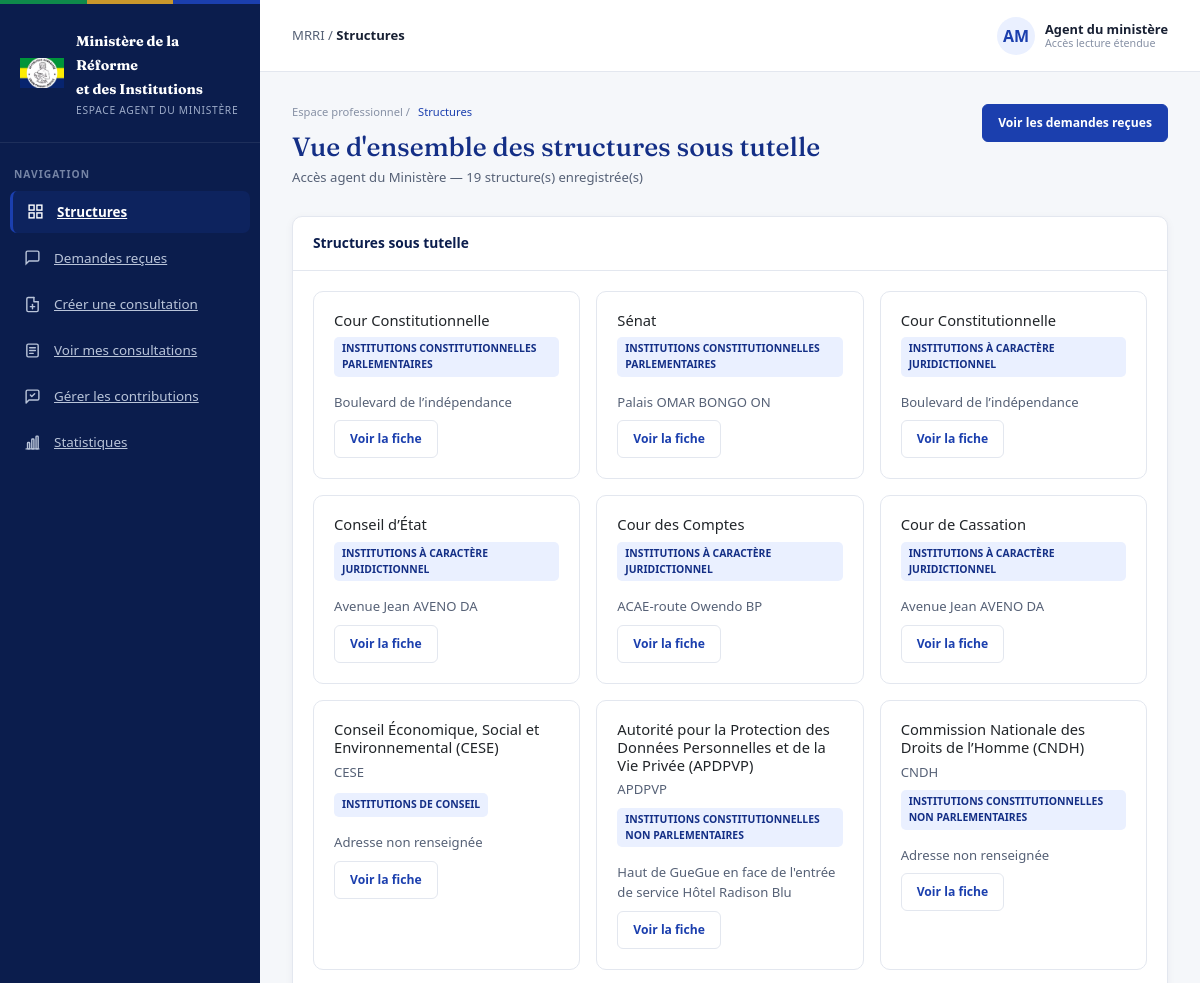
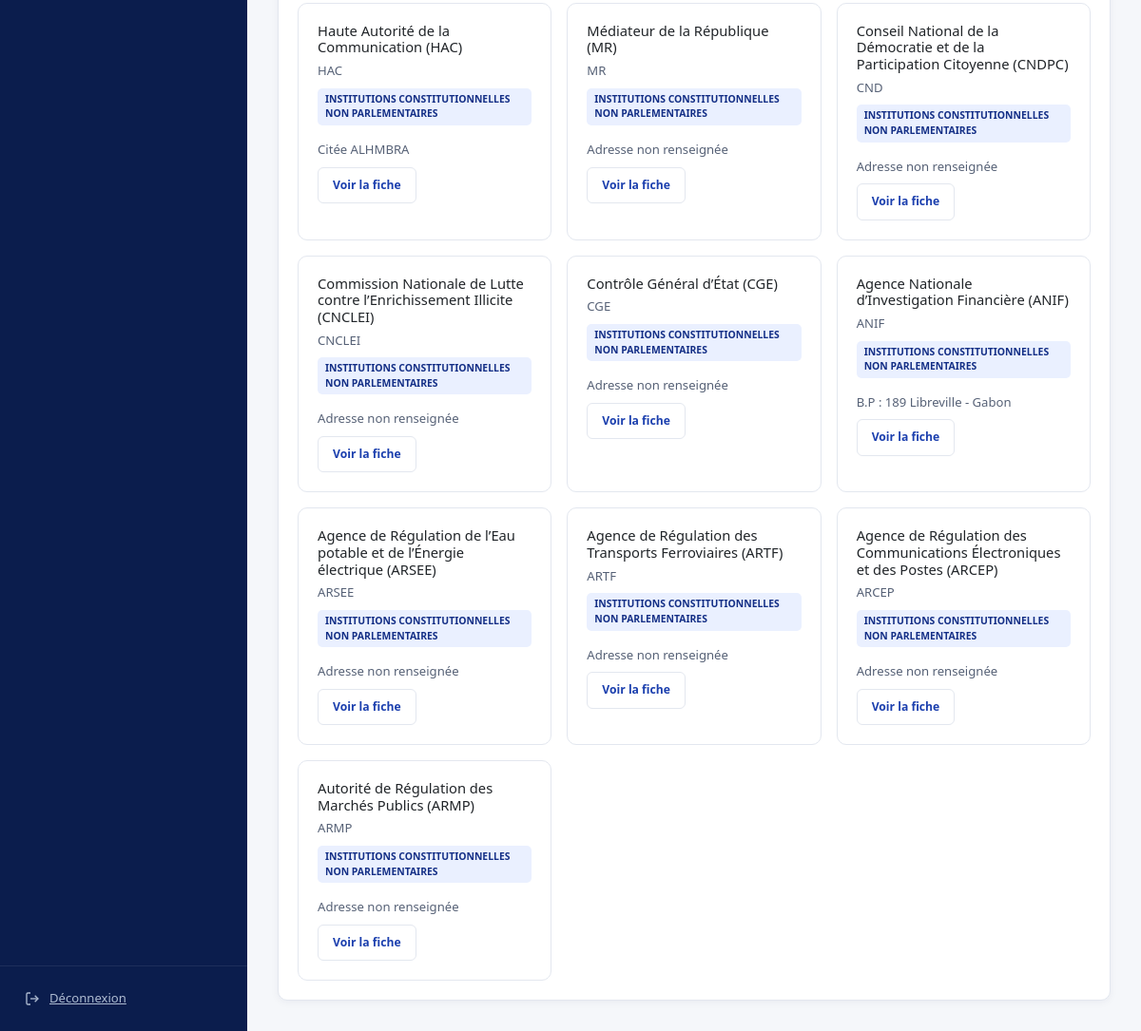
/views/agent_ministere/dashboard.php (signed in), run on the app's committed database (2 pictures, top to bottom).
### tables this page shows
CREATE TABLE IF NOT EXISTS `structure` (
  `id_struc` int NOT NULL AUTO_INCREMENT,
  `nom_struc` varchar(200) NOT NULL,
  `adresse` varchar(255) DEFAULT NULL,
  `telephone` varchar(20) DEFAULT NULL,
  `email` varchar(100) DEFAULT NULL,
  `mission` varchar(1000) DEFAULT NULL,
  `site_web` varchar(255) DEFAULT NULL,
  `date_creation` date DEFAULT NULL,
  `directeur_general` varchar(200) DEFAULT NULL,
  `id_cat` int NOT NULL,
  `sigle` varchar(30) DEFAULT NULL,
  `id_responsable` int DEFAULT NULL,
  PRIMARY KEY (`id_struc`),
  KEY `fk_structure_categorie` (`id_cat`),
  KEY `fk_structure_responsable` (`id_responsable`)
);

CREATE TABLE IF NOT EXISTS `categories` (
  `id_cat` int NOT NULL AUTO_INCREMENT,
  `nom_cat` varchar(150) NOT NULL,
  `parent_id` int DEFAULT NULL,
  PRIMARY KEY (`id_cat`),
  UNIQUE KEY `nom_cat` (`nom_cat`),
  KEY `parent_id` (`parent_id`)
);

### views/agent_ministere/dashboard.php (the view, shortened to what this page needs)
<?php
require_once '../../config/database.php';
$resultat = $db->query("
    SELECT structure.id_struc, structure.nom_struc, structure.adresse, structure.directeur_general,
           categories.nom_cat, structure.sigle
    FROM structure
    JOIN categories ON structure.id_cat = categories.id_cat
");
$structures = $resultat->fetchAll(PDO::FETCH_ASSOC);
$nbStructures = count($structures);
require '../../includes/header_dashboard.php';
?>
<div class="mrri-dashboard dashboard-agent">
    <aside class="mrri-sidebar">
        <div class="mrri-sidebar-brand">
            <img src="../../publique/image/sceau.png" alt="Armoiries du Gabon">
            <div>
                <strong>Ministère de la Réforme<br>et des Institutions</strong>
                <small>Espace agent du ministère</small>
            </div>
        </div>
        <div class="mrri-sidebar-section">Navigation</div>
        <ul class="mrri-sidebar-nav">
            <li>
                <a href="dashboard.php" class="mrri-sidebar-link active">
                    <span class="icon">
                        <svg width="17" height="17" viewBox="0 0 24 24" fill="none" stroke="currentColor" stroke-width="2"><rect x="3" y="3" width="7" height="7"/><rect x="14" y="3" width="7" height="7"/><rect x="3" y="14" width="7" height="7"/><rect x="14" y="14" width="7" height="7"/></svg>
                    </span>
                    Structures
                </a>
            </li>
            <li>
                <a href="demandes.php" class="mrri-sidebar-link">
                    <span class="icon">
                        <svg width="17" height="17" viewBox="0 0 24 24" fill="none" stroke="currentColor" stroke-width="2"><path d="M21 15a2 2 0 0 1-2 2H7l-4 4V5a2 2 0 0 1 2-2h14a2 2 0 0 1 2 2z"/></svg>
                    </span>
                    Demandes reçues
                </a>
            </li>
           <li>
    <a href="../consultations/créer_consultations.php"
       class="mrri-sidebar-link">
        <span class="icon">
        </span>
        Créer une consultation
    </a>
</li>
<li>
    <a href="../consultations/mes_consultations.php"
       class="mrri-sidebar-link">
        <span class="icon">
        </span>
        Voir mes consultations
    </a>
</li>
<li>
    <a href="moderation.php" class="mrri-sidebar-link">
        <span class="icon">
            <svg width="17" height="17" viewBox="0 0 24 24"
                 fill="none" stroke="currentColor" stroke-width="2"
                 stroke-linecap="round" stroke-linejoin="round"
                 aria-hidden="true">
                <path d="M21 15a2 2 0 0 1-2 2H7l-4 4V5a2 2 0 0 1 2-2h14a2 2 0 0 1 2 2z"/>
                <polyline points="9 10 11 12 15 8"/>
            </svg>
        </span>
        Gérer les contributions
    </a>
</li>
<li>
    <a href="statistiques.php" class="mrri-sidebar-link">
        <span class="icon">
        </span>
        Statistiques
    </a>
</li>
        </ul>
        <div class="mrri-sidebar-bottom">
            <a href="../../deconnexion.php" class="mrri-sidebar-logout">
                <svg width="16" height="16" viewBox="0 0 24 24" fill="none" stroke="currentColor" stroke-width="2"><path d="M9 21H5a2 2 0 0 1-2-2V5a2 2 0 0 1 2-2h4"/><polyline points="16 17 21 12 16 7"/><line x1="21" y1="12" x2="9" y2="12"/></svg>
                Déconnexion
            </a>
        </div>
    </aside>
    <main class="mrri-main">
        <header class="mrri-topbar">
            <div class="mrri-topbar-title">
                MRRI / <strong>Structures</strong>
            </div>
            <div class="mrri-user">
                <div class="mrri-user-avatar">AM</div>
                <div class="mrri-user-info">
                    <div class="mrri-user-name">Agent du ministère</div>
                    <div class="mrri-user-role">Accès lecture étendue</div>
                </div>
            </div>
        </header>
        <section class="mrri-content">
            <div class="mrri-page-header">
                <div>
                    <div class="mrri-breadcrumb">Espace professionnel / <span class="active">Structures</span></div>
                    <h1 class="mrri-page-title">Vue d'ensemble des structures sous tutelle</h1>
                    <p class="mrri-page-description">Accès agent du Ministère — <?= $nbStructures ?> structure(s) enregistrée(s)</p>
                </div>
                <a href="demandes.php" class="mrri-btn mrri-btn-blue">Voir les demandes reçues</a>
            </div>
            <div class="mrri-panel">
                <div class="mrri-panel-header">
                    <h2 class="mrri-panel-title">Structures sous tutelle</h2>
                </div>
                <div class="mrri-panel-body">
                    <div class="row row-cols-1 row-cols-md-3 g-3">
                        <?php foreach ($structures as $s): ?>
                            <div class="col">
                                <div class="mrri-panel h-100" style="box-shadow:none; border-color:var(--mrri-bordure);">
                                    <div class="mrri-panel-body">
                                        <h5 style="font-size:.92rem; margin-bottom:4px;"><?= htmlspecialchars($s['nom_struc']) ?></h5>
                                        <p class="mrri-page-description" style="margin-bottom:8px;"><?= htmlspecialchars($s['sigle'] ?? '') ?></p>
                                        <span class="mrri-badge mrri-badge-bleu" style="margin-bottom:10px; display:inline-block;">
                                            <?= htmlspecialchars($s['nom_cat']) ?>
                                        </span>
                                        <p class="mrri-page-description">
                                            <?= htmlspecialchars($s['adresse'] ?? 'Adresse non renseignée') ?>
                                        </p>
                                        <a href="../public/fiche.php?id=<?= $s['id_struc'] ?>" class="mrri-btn mrri-btn-outline mt-2">
                                            Voir la fiche
                                        </a>
                                    </div>
                                </div>
                            </div>
                        <?php endforeach; ?>
                    </div>
                </div>
            </div>
        </section>
    </main>
</div>
<?php require '../../includes/footer_dashboard.php'; ?>

### data on the page
structure: nom_struc "Cour Constitutionnelle", id_cat.nom_cat "INSTITUTIONS CONSTITUTIONNELLES PARLEMENTAIRES", adresse "Boulevard de l’indépendance"
structure: nom_struc "Sénat", id_cat.nom_cat "INSTITUTIONS CONSTITUTIONNELLES PARLEMENTAIRES", adresse "Palais OMAR BONGO ON"
structure: nom_struc "Cour Constitutionnelle", id_cat.nom_cat "INSTITUTIONS À CARACTÈRE JURIDICTIONNEL", adresse "Boulevard de l’indépendance"
structure: nom_struc "Conseil d’État", id_cat.nom_cat "INSTITUTIONS À CARACTÈRE JURIDICTIONNEL", adresse "Avenue Jean AVENO DA"
structure: nom_struc "Cour des Comptes", id_cat.nom_cat "INSTITUTIONS À CARACTÈRE JURIDICTIONNEL", adresse "ACAE-route Owendo BP"
structure: nom_struc "Cour de Cassation", id_cat.nom_cat "INSTITUTIONS À CARACTÈRE JURIDICTIONNEL", adresse "Avenue Jean AVENO DA"
structure: nom_struc "Conseil Économique, Social et Environnemental (CESE)", sigle "CESE", id_cat.nom_cat "INSTITUTIONS DE CONSEIL", adresse "Adresse non renseignée"
structure: nom_struc "Autorité pour la Protection des Données Personnelles et de la Vie Privée (APDPVP)", sigle "APDPVP", id_cat.nom_cat "INSTITUTIONS CONSTITUTIONNELLES NON PARLEMENTAIRES", adresse "Haut de GueGue en face de l'entrée de service Hôtel Radison Blu"
structure: nom_struc "Commission Nationale des Droits de l’Homme (CNDH)", sigle "CNDH", id_cat.nom_cat "INSTITUTIONS CONSTITUTIONNELLES NON PARLEMENTAIRES", adresse "Adresse non renseignée"
structure: nom_struc "Haute Autorité de la Communication (HAC)", sigle "HAC", id_cat.nom_cat "INSTITUTIONS CONSTITUTIONNELLES NON PARLEMENTAIRES", adresse "Citée ALHMBRA"
structure: nom_struc "Médiateur de la République (MR)", sigle "MR", id_cat.nom_cat "INSTITUTIONS CONSTITUTIONNELLES NON PARLEMENTAIRES", adresse "Adresse non renseignée"
structure: nom_struc "Conseil National de la Démocratie et de la Participation Citoyenne (CNDPC)", sigle "CND", id_cat.nom_cat "INSTITUTIONS CONSTITUTIONNELLES NON PARLEMENTAIRES", adresse "Adresse non renseignée"
structure: nom_struc "Commission Nationale de Lutte contre l’Enrichissement Illicite (CNCLEI)", sigle "CNCLEI", id_cat.nom_cat "INSTITUTIONS CONSTITUTIONNELLES NON PARLEMENTAIRES", adresse "Adresse non renseignée"
structure: nom_struc "Contrôle Général d’État (CGE)", sigle "CGE", id_cat.nom_cat "INSTITUTIONS CONSTITUTIONNELLES NON PARLEMENTAIRES", adresse "Adresse non renseignée"
structure: nom_struc "Agence Nationale d’Investigation Financière (ANIF)", sigle "ANIF", id_cat.nom_cat "INSTITUTIONS CONSTITUTIONNELLES NON PARLEMENTAIRES", adresse "B.P : 189 Libreville - Gabon"
structure: nom_struc "Agence de Régulation de l’Eau potable et de l’Énergie électrique (ARSEE)", sigle "ARSEE", id_cat.nom_cat "INSTITUTIONS CONSTITUTIONNELLES NON PARLEMENTAIRES", adresse "Adresse non renseignée"
structure: nom_struc "Agence de Régulation des Transports Ferroviaires (ARTF)", sigle "ARTF", id_cat.nom_cat "INSTITUTIONS CONSTITUTIONNELLES NON PARLEMENTAIRES", adresse "Adresse non renseignée"
structure: nom_struc "Agence de Régulation des Communications Électroniques et des Postes (ARCEP)", sigle "ARCEP", id_cat.nom_cat "INSTITUTIONS CONSTITUTIONNELLES NON PARLEMENTAIRES", adresse "Adresse non renseignée"
structure: nom_struc "Autorité de Régulation des Marchés Publics (ARMP)", sigle "ARMP", id_cat.nom_cat "INSTITUTIONS CONSTITUTIONNELLES NON PARLEMENTAIRES", adresse "Adresse non renseignée"

### other printed values
$nbStructures "19"
